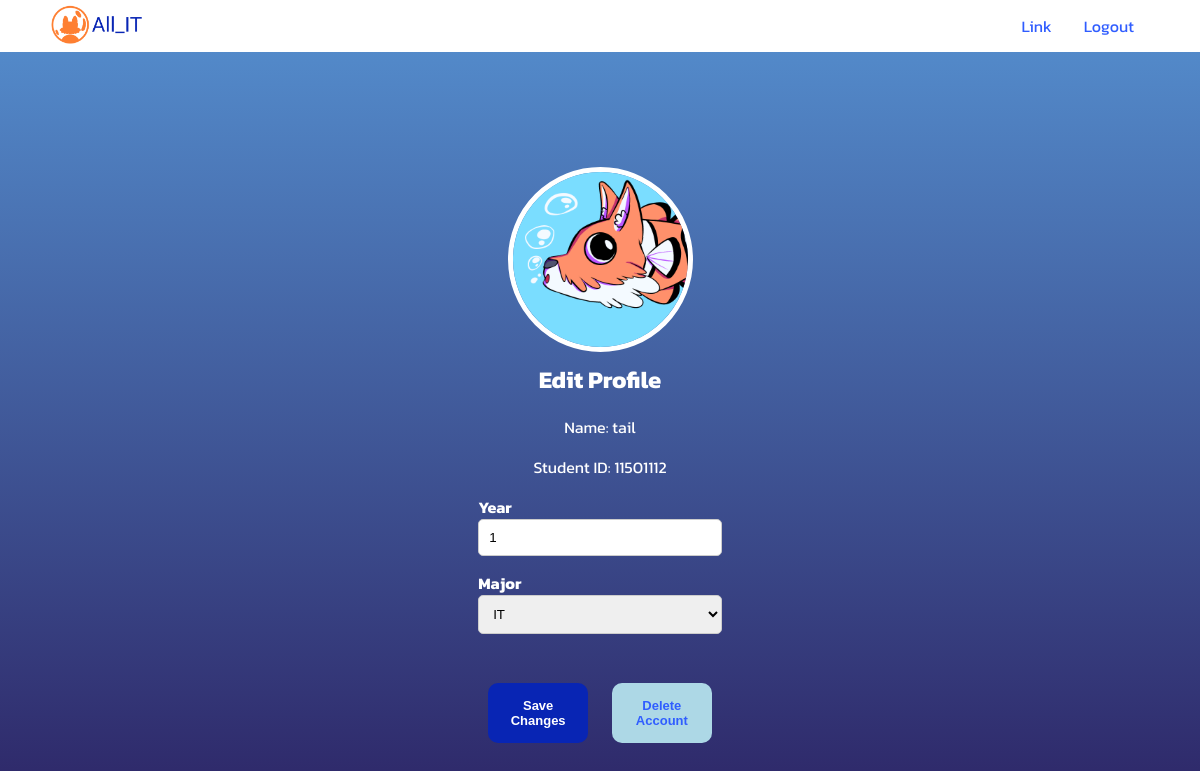
Page /edit (signed in) on the earlier database version.
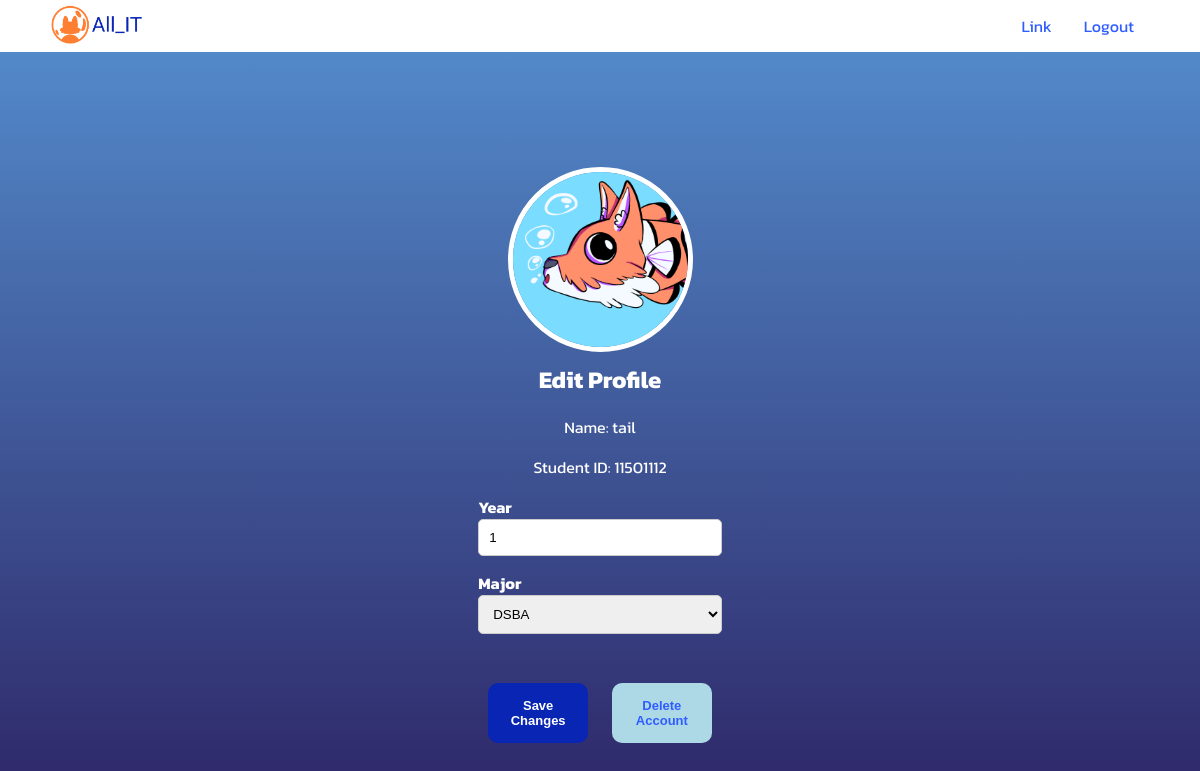
Same page on the later database version.
### accounts/models.py (models this page shows, shortened)
class UserProfile(models.Model):
    user = models.OneToOneField(User, on_delete=models.CASCADE)
    name = models.CharField(max_length=100)
    sid = models.CharField(max_length=9)
    year = models.PositiveIntegerField()
    major = models.CharField(max_length=50)

### home/views.py (the view)
# urls.py: path('edit', Editprofile, name='edit'),
@login_required
def Editprofile(request):
    user_profile = get_object_or_404(UserProfile, user=request.user)
    major_value = user_profile.major
    if request.method == 'POST':
        if 'delete_account' in request.POST:
            user_profile.user.delete()
            logout(request)
            return redirect('home:Delete')
        form = UserProfileEditForm(request.POST, instance=user_profile)
        if form.is_valid():
            form.save()
            request.session['user_year'] = form.cleaned_data['year']
            request.session['user_major'] = form.cleaned_data['major']
            return redirect('home:Display')
    else:
        form = UserProfileEditForm(instance=user_profile)
    return render(request, 'home/edit.html', {'form': form, 'user_profile': user_profile, 'major_value': major_value})

### home/forms.py
class UserProfileEditForm(forms.ModelForm):
    class Meta:
        model = UserProfile
        fields = ['year', 'major']
    MAJOR_CHOICES = [
        ('IT', 'IT'),
        ('DSBA', 'DSBA'),
        ('AIT', 'AIT'),
        ('BIT', 'BIT'),
    ]
    major = forms.ChoiceField(
        choices=MAJOR_CHOICES,
        widget=forms.Select(attrs={'class': 'form-control'})
    )
    def __init__(self, *args, **kwargs):
        super().__init__(*args, **kwargs)
        self.helper = FormHelper()
        self.helper.add_input(Submit('submit', 'Save Changes'))

### home/template/home/edit.html (shortened to what this page needs)
{% load static %}
<html>{% load widget_tweaks %}
<head>
  <nav>
    <ul class="ul-upper">
      <a href="{% url 'home:Home' %}"><img src="{% static 'display/logo.png' %}"
          style="height: auto;width: 95px; padding-left: 100px; padding-top: 5px;"></a>
      <li><a href="{% url 'home:Logout' %}">Logout</a></li>
      <li><a href="{% url 'home:Display' %}" class="active">Link</a></li>
    </ul>
  </nav>
</head>
  <body style="padding-top: 60px;">
    <image src="{% static 'display/fosh.png' %}" class="circle"></image>
    <h2 style="margin-top: 10px; margin-bottom: 2px;">Edit Profile</h2>
    <div class="centered-container">
      <p>Name: {{ user_profile.name }}</p>
      <p>Student ID: {{ user_profile.sid }}</p>
    </div>
    <form method="post">
      <div class="form-group">
        <label for="{{ form.year.id_for_label }}">Year</label>
        {{ form.year|add_class:"form-control" }}
      </div>
      <div class="form-group">
        <label for="{{ form.major.id_for_label }}">Major</label>
        <select name="{{ form.major.name }}" id="{{ form.major.id_for_label }}" class="form-control">
            <option value="IT" {% if major_value == "IT" %} selected {% endif %}>IT</option>
            <option value="DSBA" {% if major_value == "DSBA" %} selected {% endif %}>DSBA</option>
        </select>
    </div>
      <div class="centered-container">
        <br>
        <button type="submit" class="btn btn-primary">Save Changes</button>
        <button type="submit" name="delete_account" class="btn-btn-danger">Delete Account</delete-button>
      </div>
    </form>
  </body>
</html>

### home/template/home/edit.html (style rules this page uses)
body { font-family: "Kanit", sans-serif; color: white; height: 100vh; background-image: linear-gradient(rgb(85, 144, 208), rgb(42, 29, 94)); background-attachment: fixed; display: flex; flex-direction: column; align-items: center; justify-content: center; }
.circle { border-radius: 100%; width: 175px; height: 175px; border: solid white 5px; }
button { background-color: #0825b4; font-size: small; font-weight: bold; padding: 10px; width: 100px; height: 60px; border: none; border-radius: 10px; color: white; cursor: pointer; align-items: center; margin: 10px; display: inline-block; }
.btn-btn-danger { background-color: lightblue; color: #305dff; }
.centered-container { display: block; place-items: center; align-items: center; text-align: center; }
.form-group { margin-bottom: 15px; }
.form-group label { font-weight: bold; }
.form-group select, .form-group input { width: 100%; padding: 10px; border: 1px solid #ccc; border-radius: 5px; }
.ul-upper { list-style-type: none; margin: 0; padding: 0; overflow: hidden; background-color: #ffffff; }
nav { background-color: #ffffff; color: #fff; padding-right: 100px; width: 100%; position: fixed; top: 0; align-items: center; }
li { float: right; }
li a { display: block; color: #305dff; text-align: center; padding: 14px 16px; text-decoration: none; }

Differences in the rows shown:
changed UserProfile "tail": major "IT" → "DSBA"
